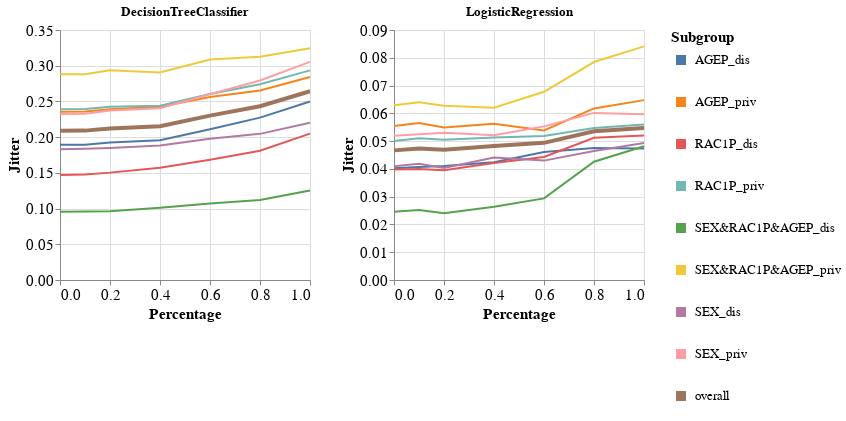

Write notebook code for a chart like this one.
### Markdown cell above
### Specific subgroup metric per dataset and multiple models

### Code cell
visualizer.create_subgroups_grid_pct_lines_per_model_plot(subgroup_metric='Jitter',
                                                          target_preprocessing_technique=PREPROCESSING_TECHNIQUES[0],
                                                          model_names=MODEL_NAMES)

### Figure 1 — Vega-Lite specification as saved in the notebook (floating-point values rounded to 4 significant figures)
{"config": {"view": {"continuousWidth": 400, "continuousHeight": 300}, "axis": {"labelFontSize": 15, "titleFontSize": 15}, "legend": {"labelFontSize": 13, "symbolStrokeWidth": 10, "titleFontSize": 15}}, "vconcat": [{"hconcat": [{"mark": "line", "encoding": {"color": {"field": "Subgroup", "type": "nominal"}, "strokeWidth": {"condition": {"value": 4, "test": "datum.Subgroup == 'overall'"}, "value": 2}, "x": {"field": "Percentage", "type": "quantitative"}, "y": {"field": "Metric_Value", "title": "Jitter", "type": "quantitative"}}, "height": 250, "title": "DecisionTreeClassifier", "width": 250}, {"data": {"name": "data-294bb62549bdb26bece0650068f1dc5c"}, "mark": "line", "encoding": {"color": {"field": "Subgroup", "type": "nominal"}, "strokeWidth": {"condition": {"value": 4, "test": "datum.Subgroup == 'overall'"}, "value": 2}, "x": {"field": "Percentage", "type": "quantitative"}, "y": {"field": "Metric_Value", "title": "Jitter", "type": "quantitative"}}, "height": 250, "title": "LogisticRegression", "width": 250}]}], "data": {"name": "data-4effc9e5ae4e572a6af02fc28ef1c7d9"}, "$schema": "https://vega.github.io/schema/vega-lite/v4.17.0.json", "datasets": {"data-4effc9e5ae4e572a6af02fc28ef1c7d9": [{"Model_Name": "DecisionTreeClassifier", "Test_Set_Index": 0.0, "Metric": "Jitter", "Subgroup": "AGEP_dis", "Num_Estimators": 10.0, "Metric_Value": 0.1893, "Percentage": 0.0}, {"Model_Name": "DecisionTreeClassifier", "Test_Set_Index": 0.0, "Metric": "Jitter", "Subgroup": "AGEP_priv", "Num_Estimators": 10.0, "Metric_Value": 0.2356, "Percentage": 0.0}, {"Model_Name": "DecisionTreeClassifier", "Test_Set_Index": 0.0, "Metric": "Jitter", "Subgroup": "RAC1P_dis", "Num_Estimators": 10.0, "Metric_Value": 0.1471, "Percentage": 0.0}, {"Model_Name": "DecisionTreeClassifier", "Test_Set_Index": 0.0, "Metric": "Jitter", "Subgroup": "RAC1P_priv", "Num_Estimators": 10.0, "Metric_Value": 0.2391, "Percentage": 0.0}, {"Model_Name": "DecisionTreeClassifier", "Test_Set_Index": 0.0, "Metric": "Jitter", "Subgroup": "SEX&RAC1P&AGEP_dis", "Num_Estimators": 10.0, "Metric_Value": 0.0956, "Percentage": 0.0}, {"Model_Name": "DecisionTreeClassifier", "Test_Set_Index": 0.0, "Metric": "Jitter", "Subgroup": "SEX&RAC1P&AGEP_priv", "Num_Estimators": 10.0, "Metric_Value": 0.2881, "Percentage": 0.0}, {"Model_Name": "DecisionTreeClassifier", "Test_Set_Index": 0.0, "Metric": "Jitter", "Subgroup": "SEX_dis", "Num_Estimators": 10.0, "Metric_Value": 0.1832, "Percentage": 0.0}, {"Model_Name": "DecisionTreeClassifier", "Test_Set_Index": 0.0, "Metric": "Jitter", "Subgroup": "SEX_priv", "Num_Estimators": 10.0, "Metric_Value": 0.2325, "Percentage": 0.0}, {"Model_Name": "DecisionTreeClassifier", "Test_Set_Index": 0.0, "Metric": "Jitter", "Subgroup": "overall", "Num_Estimators": 10.0, "Metric_Value": 0.2088, "Percentage": 0.0}, {"Model_Name": "DecisionTreeClassifier", "Test_Set_Index": 1.0, "Metric": "Jitter", "Subgroup": "AGEP_dis", "Num_Estimators": 10.0, "Metric_Value": 0.1895, "Percentage": 0.1}, {"Model_Name": "DecisionTreeClassifier", "Test_Set_Index": 1.0, "Metric": "Jitter", "Subgroup": "AGEP_priv", "Num_Estimators": 10.0, "Metric_Value": 0.2361, "Percentage": 0.1}, {"Model_Name": "DecisionTreeClassifier", "Test_Set_Index": 1.0, "Metric": "Jitter", "Subgroup": "RAC1P_dis", "Num_Estimators": 10.0, "Metric_Value": 0.1478, "Percentage": 0.1}, {"Model_Name": "DecisionTreeClassifier", "Test_Set_Index": 1.0, "Metric": "Jitter", "Subgroup": "RAC1P_priv", "Num_Estimators": 10.0, "Metric_Value": 0.2393, "Percentage": 0.1}, {"Model_Name": "DecisionTreeClassifier", "Test_Set_Index": 1.0, "Metric": "Jitter", "Subgroup": "SEX&RAC1P&AGEP_dis", "Num_Estimators": 10.0, "Metric_Value": 0.09594, "Percentage": 0.1}, {"Model_Name": "DecisionTreeClassifier", "Test_Set_Index": 1.0, "Metric": "Jitter", "Subgroup": "SEX&RAC1P&AGEP_priv", "Num_Estimators": 10.0, "Metric_Value": 0.2881, "Percentage": 0.1}, {"Model_Name": "DecisionTreeClassifier", "Test_Set_Index": 1.0, "Metric": "Jitter", "Subgroup": "SEX_dis", "Num_Estimators": 10.0, "Metric_Value": 0.1838, "Percentage": 0.1}, {"Model_Name": "DecisionTreeClassifier", "Test_Set_Index": 1.0, "Metric": "Jitter", "Subgroup": "SEX_priv", "Num_Estimators": 10.0, "Metric_Value": 0.2326, "Percentage": 0.1}, {"Model_Name": "DecisionTreeClassifier", "Test_Set_Index": 1.0, "Metric": "Jitter", "Subgroup": "overall", "Num_Estimators": 10.0, "Metric_Value": 0.2091, "Percentage": 0.1}, {"Model_Name": "DecisionTreeClassifier", "Test_Set_Index": 2.0, "Metric": "Jitter", "Subgroup": "AGEP_dis", "Num_Estimators": 10.0, "Metric_Value": 0.1924, "Percentage": 0.2}, {"Model_Name": "DecisionTreeClassifier", "Test_Set_Index": 2.0, "Metric": "Jitter", "Subgroup": "AGEP_priv", "Num_Estimators": 10.0, "Metric_Value": 0.239, "Percentage": 0.2}, {"Model_Name": "DecisionTreeClassifier", "Test_Set_Index": 2.0, "Metric": "Jitter", "Subgroup": "RAC1P_dis", "Num_Estimators": 10.0, "Metric_Value": 0.1503, "Percentage": 0.2}, {"Model_Name": "DecisionTreeClassifier", "Test_Set_Index": 2.0, "Metric": "Jitter", "Subgroup": "RAC1P_priv", "Num_Estimators": 10.0, "Metric_Value": 0.2424, "Percentage": 0.2}, {"Model_Name": "DecisionTreeClassifier", "Test_Set_Index": 2.0, "Metric": "Jitter", "Subgroup": "SEX&RAC1P&AGEP_dis", "Num_Estimators": 10.0, "Metric_Value": 0.09627, "Percentage": 0.2}, {"Model_Name": "DecisionTreeClassifier", "Test_Set_Index": 2.0, "Metric": "Jitter", "Subgroup": "SEX&RAC1P&AGEP_priv", "Num_Estimators": 10.0, "Metric_Value": 0.2935, "Percentage": 0.2}, {"Model_Name": "DecisionTreeClassifier", "Test_Set_Index": 2.0, "Metric": "Jitter", "Subgroup": "SEX_dis", "Num_Estimators": 10.0, "Metric_Value": 0.1848, "Percentage": 0.2}, {"Model_Name": "DecisionTreeClassifier", "Test_Set_Index": 2.0, "Metric": "Jitter", "Subgroup": "SEX_priv", "Num_Estimators": 10.0, "Metric_Value": 0.2374, "Percentage": 0.2}, {"Model_Name": "DecisionTreeClassifier", "Test_Set_Index": 2.0, "Metric": "Jitter", "Subgroup": "overall", "Num_Estimators": 10.0, "Metric_Value": 0.2121, "Percentage": 0.2}, {"Model_Name": "DecisionTreeClassifier", "Test_Set_Index": 3.0, "Metric": "Jitter", "Subgroup": "AGEP_dis", "Num_Estimators": 10.0, "Metric_Value": 0.1955, "Percentage": 0.4}, {"Model_Name": "DecisionTreeClassifier", "Test_Set_Index": 3.0, "Metric": "Jitter", "Subgroup": "AGEP_priv", "Num_Estimators": 10.0, "Metric_Value": 0.2425, "Percentage": 0.4}, {"Model_Name": "DecisionTreeClassifier", "Test_Set_Index": 3.0, "Metric": "Jitter", "Subgroup": "RAC1P_dis", "Num_Estimators": 10.0, "Metric_Value": 0.1573, "Percentage": 0.4}, {"Model_Name": "DecisionTreeClassifier", "Test_Set_Index": 3.0, "Metric": "Jitter", "Subgroup": "RAC1P_priv", "Num_Estimators": 10.0, "Metric_Value": 0.2439, "Percentage": 0.4}, {"Model_Name": "DecisionTreeClassifier", "Test_Set_Index": 3.0, "Metric": "Jitter", "Subgroup": "SEX&RAC1P&AGEP_dis", "Num_Estimators": 10.0, "Metric_Value": 0.1013, "Percentage": 0.4}, {"Model_Name": "DecisionTreeClassifier", "Test_Set_Index": 3.0, "Metric": "Jitter", "Subgroup": "SEX&RAC1P&AGEP_priv", "Num_Estimators": 10.0, "Metric_Value": 0.2904, "Percentage": 0.4}, {"Model_Name": "DecisionTreeClassifier", "Test_Set_Index": 3.0, "Metric": "Jitter", "Subgroup": "SEX_dis", "Num_Estimators": 10.0, "Metric_Value": 0.1882, "Percentage": 0.4}, {"Model_Name": "DecisionTreeClassifier", "Test_Set_Index": 3.0, "Metric": "Jitter", "Subgroup": "SEX_priv", "Num_Estimators": 10.0, "Metric_Value": 0.2405, "Percentage": 0.4}, {"Model_Name": "DecisionTreeClassifier", "Test_Set_Index": 3.0, "Metric": "Jitter", "Subgroup": "overall", "Num_Estimators": 10.0, "Metric_Value": 0.2153, "Percentage": 0.4}, {"Model_Name": "DecisionTreeClassifier", "Test_Set_Index": 4.0, "Metric": "Jitter", "Subgroup": "AGEP_dis", "Num_Estimators": 10.0, "Metric_Value": 0.2111, "Percentage": 0.6}, {"Model_Name": "DecisionTreeClassifier", "Test_Set_Index": 4.0, "Metric": "Jitter", "Subgroup": "AGEP_priv", "Num_Estimators": 10.0, "Metric_Value": 0.2561, "Percentage": 0.6}, {"Model_Name": "DecisionTreeClassifier", "Test_Set_Index": 4.0, "Metric": "Jitter", "Subgroup": "RAC1P_dis", "Num_Estimators": 10.0, "Metric_Value": 0.1685, "Percentage": 0.6}, {"Model_Name": "DecisionTreeClassifier", "Test_Set_Index": 4.0, "Metric": "Jitter", "Subgroup": "RAC1P_priv", "Num_Estimators": 10.0, "Metric_Value": 0.2603, "Percentage": 0.6}, {"Model_Name": "DecisionTreeClassifier", "Test_Set_Index": 4.0, "Metric": "Jitter", "Subgroup": "SEX&RAC1P&AGEP_dis", "Num_Estimators": 10.0, "Metric_Value": 0.1072, "Percentage": 0.6}, {"Model_Name": "DecisionTreeClassifier", "Test_Set_Index": 4.0, "Metric": "Jitter", "Subgroup": "SEX&RAC1P&AGEP_priv", "Num_Estimators": 10.0, "Metric_Value": 0.3087, "Percentage": 0.6}, {"Model_Name": "DecisionTreeClassifier", "Test_Set_Index": 4.0, "Metric": "Jitter", "Subgroup": "SEX_dis", "Num_Estimators": 10.0, "Metric_Value": 0.1978, "Percentage": 0.6}, {"Model_Name": "DecisionTreeClassifier", "Test_Set_Index": 4.0, "Metric": "Jitter", "Subgroup": "SEX_priv", "Num_Estimators": 10.0, "Metric_Value": 0.26, "Percentage": 0.6}, {"Model_Name": "DecisionTreeClassifier", "Test_Set_Index": 4.0, "Metric": "Jitter", "Subgroup": "overall", "Num_Estimators": 10.0, "Metric_Value": 0.2301, "Percentage": 0.6}, {"Model_Name": "DecisionTreeClassifier", "Test_Set_Index": 5.0, "Metric": "Jitter", "Subgroup": "AGEP_dis", "Num_Estimators": 10.0, "Metric_Value": 0.2273, "Percentage": 0.8}, {"Model_Name": "DecisionTreeClassifier", "Test_Set_Index": 5.0, "Metric": "Jitter", "Subgroup": "AGEP_priv", "Num_Estimators": 10.0, "Metric_Value": 0.2653, "Percentage": 0.8}, {"Model_Name": "DecisionTreeClassifier", "Test_Set_Index": 5.0, "Metric": "Jitter", "Subgroup": "RAC1P_dis", "Num_Estimators": 10.0, "Metric_Value": 0.181, "Percentage": 0.8}, {"Model_Name": "DecisionTreeClassifier", "Test_Set_Index": 5.0, "Metric": "Jitter", "Subgroup": "RAC1P_priv", "Num_Estimators": 10.0, "Metric_Value": 0.274, "Percentage": 0.8}, {"Model_Name": "DecisionTreeClassifier", "Test_Set_Index": 5.0, "Metric": "Jitter", "Subgroup": "SEX&RAC1P&AGEP_dis", "Num_Estimators": 10.0, "Metric_Value": 0.1119, "Percentage": 0.8}, {"Model_Name": "DecisionTreeClassifier", "Test_Set_Index": 5.0, "Metric": "Jitter", "Subgroup": "SEX&RAC1P&AGEP_priv", "Num_Estimators": 10.0, "Metric_Value": 0.3127, "Percentage": 0.8}, {"Model_Name": "DecisionTreeClassifier", "Test_Set_Index": 5.0, "Metric": "Jitter", "Subgroup": "SEX_dis", "Num_Estimators": 10.0, "Metric_Value": 0.2046, "Percentage": 0.8}, {"Model_Name": "DecisionTreeClassifier", "Test_Set_Index": 5.0, "Metric": "Jitter", "Subgroup": "SEX_priv", "Num_Estimators": 10.0, "Metric_Value": 0.2793, "Percentage": 0.8}, {"Model_Name": "DecisionTreeClassifier", "Test_Set_Index": 5.0, "Metric": "Jitter", "Subgroup": "overall", "Num_Estimators": 10.0, "Metric_Value": 0.2433, "Percentage": 0.8}, {"Model_Name": "DecisionTreeClassifier", "Test_Set_Index": 6.0, "Metric": "Jitter", "Subgroup": "AGEP_dis", "Num_Estimators": 10.0, "Metric_Value": 0.2498, "Percentage": 1.0}, {"Model_Name": "DecisionTreeClassifier", "Test_Set_Index": 6.0, "Metric": "Jitter", "Subgroup": "AGEP_priv", "Num_Estimators": 10.0, "Metric_Value": 0.2841, "Percentage": 1.0}, {"Model_Name": "DecisionTreeClassifier", "Test_Set_Index": 6.0, "Metric": "Jitter", "Subgroup": "RAC1P_dis", "Num_Estimators": 10.0, "Metric_Value": 0.2049, "Percentage": 1.0}, {"Model_Name": "DecisionTreeClassifier", "Test_Set_Index": 6.0, "Metric": "Jitter", "Subgroup": "RAC1P_priv", "Num_Estimators": 10.0, "Metric_Value": 0.2935, "Percentage": 1.0}, {"Model_Name": "DecisionTreeClassifier", "Test_Set_Index": 6.0, "Metric": "Jitter", "Subgroup": "SEX&RAC1P&AGEP_dis", "Num_Estimators": 10.0, "Metric_Value": 0.1252, "Percentage": 1.0}, {"Model_Name": "DecisionTreeClassifier", "Test_Set_Index": 6.0, "Metric": "Jitter", "Subgroup": "SEX&RAC1P&AGEP_priv", "Num_Estimators": 10.0, "Metric_Value": 0.3244, "Percentage": 1.0}, {"Model_Name": "DecisionTreeClassifier", "Test_Set_Index": 6.0, "Metric": "Jitter", "Subgroup": "SEX_dis", "Num_Estimators": 10.0, "Metric_Value": 0.22, "Percentage": 1.0}, {"Model_Name": "DecisionTreeClassifier", "Test_Set_Index": 6.0, "Metric": "Jitter", "Subgroup": "SEX_priv", "Num_Estimators": 10.0, "Metric_Value": 0.3053, "Percentage": 1.0}, {"Model_Name": "DecisionTreeClassifier", "Test_Set_Index": 6.0, "Metric": "Jitter", "Subgroup": "overall", "Num_Estimators": 10.0, "Metric_Value": 0.2643, "Percentage": 1.0}], "data-294bb62549bdb26bece0650068f1dc5c": [{"Model_Name": "LogisticRegression", "Test_Set_Index": 0.0, "Metric": "Jitter", "Subgroup": "AGEP_dis", "Num_Estimators": 10.0, "Metric_Value": 0.04027, "Percentage": 0.0}, {"Model_Name": "LogisticRegression", "Test_Set_Index": 0.0, "Metric": "Jitter", "Subgroup": "AGEP_priv", "Num_Estimators": 10.0, "Metric_Value": 0.05544, "Percentage": 0.0}, {"Model_Name": "LogisticRegression", "Test_Set_Index": 0.0, "Metric": "Jitter", "Subgroup": "RAC1P_dis", "Num_Estimators": 10.0, "Metric_Value": 0.03977, "Percentage": 0.0}, {"Model_Name": "LogisticRegression", "Test_Set_Index": 0.0, "Metric": "Jitter", "Subgroup": "RAC1P_priv", "Num_Estimators": 10.0, "Metric_Value": 0.05006, "Percentage": 0.0}, {"Model_Name": "LogisticRegression", "Test_Set_Index": 0.0, "Metric": "Jitter", "Subgroup": "SEX&RAC1P&AGEP_dis", "Num_Estimators": 10.0, "Metric_Value": 0.02456, "Percentage": 0.0}, {"Model_Name": "LogisticRegression", "Test_Set_Index": 0.0, "Metric": "Jitter", "Subgroup": "SEX&RAC1P&AGEP_priv", "Num_Estimators": 10.0, "Metric_Value": 0.06294, "Percentage": 0.0}, {"Model_Name": "LogisticRegression", "Test_Set_Index": 0.0, "Metric": "Jitter", "Subgroup": "SEX_dis", "Num_Estimators": 10.0, "Metric_Value": 0.04097, "Percentage": 0.0}, {"Model_Name": "LogisticRegression", "Test_Set_Index": 0.0, "Metric": "Jitter", "Subgroup": "SEX_priv", "Num_Estimators": 10.0, "Metric_Value": 0.05195, "Percentage": 0.0}, {"Model_Name": "LogisticRegression", "Test_Set_Index": 0.0, "Metric": "Jitter", "Subgroup": "overall", "Num_Estimators": 10.0, "Metric_Value": 0.04667, "Percentage": 0.0}, {"Model_Name": "LogisticRegression", "Test_Set_Index": 1.0, "Metric": "Jitter", "Subgroup": "AGEP_dis", "Num_Estimators": 10.0, "Metric_Value": 0.04068, "Percentage": 0.1}, {"Model_Name": "LogisticRegression", "Test_Set_Index": 1.0, "Metric": "Jitter", "Subgroup": "AGEP_priv", "Num_Estimators": 10.0, "Metric_Value": 0.05652, "Percentage": 0.1}, {"Model_Name": "LogisticRegression", "Test_Set_Index": 1.0, "Metric": "Jitter", "Subgroup": "RAC1P_dis", "Num_Estimators": 10.0, "Metric_Value": 0.03995, "Percentage": 0.1}, {"Model_Name": "LogisticRegression", "Test_Set_Index": 1.0, "Metric": "Jitter", "Subgroup": "RAC1P_priv", "Num_Estimators": 10.0, "Metric_Value": 0.05099, "Percentage": 0.1}, {"Model_Name": "LogisticRegression", "Test_Set_Index": 1.0, "Metric": "Jitter", "Subgroup": "SEX&RAC1P&AGEP_dis", "Num_Estimators": 10.0, "Metric_Value": 0.02521, "Percentage": 0.1}, {"Model_Name": "LogisticRegression", "Test_Set_Index": 1.0, "Metric": "Jitter", "Subgroup": "SEX&RAC1P&AGEP_priv", "Num_Estimators": 10.0, "Metric_Value": 0.06399, "Percentage": 0.1}, {"Model_Name": "LogisticRegression", "Test_Set_Index": 1.0, "Metric": "Jitter", "Subgroup": "SEX_dis", "Num_Estimators": 10.0, "Metric_Value": 0.04181, "Percentage": 0.1}, {"Model_Name": "LogisticRegression", "Test_Set_Index": 1.0, "Metric": "Jitter", "Subgroup": "SEX_priv", "Num_Estimators": 10.0, "Metric_Value": 0.0525, "Percentage": 0.1}, {"Model_Name": "LogisticRegression", "Test_Set_Index": 1.0, "Metric": "Jitter", "Subgroup": "overall", "Num_Estimators": 10.0, "Metric_Value": 0.04736, "Percentage": 0.1}, {"Model_Name": "LogisticRegression", "Test_Set_Index": 2.0, "Metric": "Jitter", "Subgroup": "AGEP_dis", "Num_Estimators": 10.0, "Metric_Value": 0.04108, "Percentage": 0.2}, {"Model_Name": "LogisticRegression", "Test_Set_Index": 2.0, "Metric": "Jitter", "Subgroup": "AGEP_priv", "Num_Estimators": 10.0, "Metric_Value": 0.05489, "Percentage": 0.2}, {"Model_Name": "LogisticRegression", "Test_Set_Index": 2.0, "Metric": "Jitter", "Subgroup": "RAC1P_dis", "Num_Estimators": 10.0, "Metric_Value": 0.03952, "Percentage": 0.2}, {"Model_Name": "LogisticRegression", "Test_Set_Index": 2.0, "Metric": "Jitter", "Subgroup": "RAC1P_priv", "Num_Estimators": 10.0, "Metric_Value": 0.05053, "Percentage": 0.2}, {"Model_Name": "LogisticRegression", "Test_Set_Index": 2.0, "Metric": "Jitter", "Subgroup": "SEX&RAC1P&AGEP_dis", "Num_Estimators": 10.0, "Metric_Value": 0.02406, "Percentage": 0.2}, {"Model_Name": "LogisticRegression", "Test_Set_Index": 2.0, "Metric": "Jitter", "Subgroup": "SEX&RAC1P&AGEP_priv", "Num_Estimators": 10.0, "Metric_Value": 0.06275, "Percentage": 0.2}, {"Model_Name": "LogisticRegression", "Test_Set_Index": 2.0, "Metric": "Jitter", "Subgroup": "SEX_dis", "Num_Estimators": 10.0, "Metric_Value": 0.04031, "Percentage": 0.2}, {"Model_Name": "LogisticRegression", "Test_Set_Index": 2.0, "Metric": "Jitter", "Subgroup": "SEX_priv", "Num_Estimators": 10.0, "Metric_Value": 0.05301, "Percentage": 0.2}, {"Model_Name": "LogisticRegression", "Test_Set_Index": 2.0, "Metric": "Jitter", "Subgroup": "overall", "Num_Estimators": 10.0, "Metric_Value": 0.0469, "Percentage": 0.2}, {"Model_Name": "LogisticRegression", "Test_Set_Index": 3.0, "Metric": "Jitter", "Subgroup": "AGEP_dis", "Num_Estimators": 10.0, "Metric_Value": 0.04242, "Percentage": 0.4}, {"Model_Name": "LogisticRegression", "Test_Set_Index": 3.0, "Metric": "Jitter", "Subgroup": "AGEP_priv", "Num_Estimators": 10.0, "Metric_Value": 0.05628, "Percentage": 0.4}, {"Model_Name": "LogisticRegression", "Test_Set_Index": 3.0, "Metric": "Jitter", "Subgroup": "RAC1P_dis", "Num_Estimators": 10.0, "Metric_Value": 0.04213, "Percentage": 0.4}, {"Model_Name": "LogisticRegression", "Test_Set_Index": 3.0, "Metric": "Jitter", "Subgroup": "RAC1P_priv", "Num_Estimators": 10.0, "Metric_Value": 0.05128, "Percentage": 0.4}, {"Model_Name": "LogisticRegression", "Test_Set_Index": 3.0, "Metric": "Jitter", "Subgroup": "SEX&RAC1P&AGEP_dis", "Num_Estimators": 10.0, "Metric_Value": 0.02638, "Percentage": 0.4}, {"Model_Name": "LogisticRegression", "Test_Set_Index": 3.0, "Metric": "Jitter", "Subgroup": "SEX&RAC1P&AGEP_priv", "Num_Estimators": 10.0, "Metric_Value": 0.06201, "Percentage": 0.4}, {"Model_Name": "LogisticRegression", "Test_Set_Index": 3.0, "Metric": "Jitter", "Subgroup": "SEX_dis", "Num_Estimators": 10.0, "Metric_Value": 0.04408, "Percentage": 0.4}, {"Model_Name": "LogisticRegression", "Test_Set_Index": 3.0, "Metric": "Jitter", "Subgroup": "SEX_priv", "Num_Estimators": 10.0, "Metric_Value": 0.05214, "Percentage": 0.4}, {"Model_Name": "LogisticRegression", "Test_Set_Index": 3.0, "Metric": "Jitter", "Subgroup": "overall", "Num_Estimators": 10.0, "Metric_Value": 0.04826, "Percentage": 0.4}, {"Model_Name": "LogisticRegression", "Test_Set_Index": 4.0, "Metric": "Jitter", "Subgroup": "AGEP_dis", "Num_Estimators": 10.0, "Metric_Value": 0.04611, "Percentage": 0.6}, {"Model_Name": "LogisticRegression", "Test_Set_Index": 4.0, "Metric": "Jitter", "Subgroup": "AGEP_priv", "Num_Estimators": 10.0, "Metric_Value": 0.05386, "Percentage": 0.6}, {"Model_Name": "LogisticRegression", "Test_Set_Index": 4.0, "Metric": "Jitter", "Subgroup": "RAC1P_dis", "Num_Estimators": 10.0, "Metric_Value": 0.04428, "Percentage": 0.6}, {"Model_Name": "LogisticRegression", "Test_Set_Index": 4.0, "Metric": "Jitter", "Subgroup": "RAC1P_priv", "Num_Estimators": 10.0, "Metric_Value": 0.05188, "Percentage": 0.6}, {"Model_Name": "LogisticRegression", "Test_Set_Index": 4.0, "Metric": "Jitter", "Subgroup": "SEX&RAC1P&AGEP_dis", "Num_Estimators": 10.0, "Metric_Value": 0.02937, "Percentage": 0.6}, {"Model_Name": "LogisticRegression", "Test_Set_Index": 4.0, "Metric": "Jitter", "Subgroup": "SEX&RAC1P&AGEP_priv", "Num_Estimators": 10.0, "Metric_Value": 0.06775, "Percentage": 0.6}, {"Model_Name": "LogisticRegression", "Test_Set_Index": 4.0, "Metric": "Jitter", "Subgroup": "SEX_dis", "Num_Estimators": 10.0, "Metric_Value": 0.04298, "Percentage": 0.6}, {"Model_Name": "LogisticRegression", "Test_Set_Index": 4.0, "Metric": "Jitter", "Subgroup": "SEX_priv", "Num_Estimators": 10.0, "Metric_Value": 0.0553, "Percentage": 0.6}, {"Model_Name": "LogisticRegression", "Test_Set_Index": 4.0, "Metric": "Jitter", "Subgroup": "overall", "Num_Estimators": 10.0, "Metric_Value": 0.04937, "Percentage": 0.6}, {"Model_Name": "LogisticRegression", "Test_Set_Index": 5.0, "Metric": "Jitter", "Subgroup": "AGEP_dis", "Num_Estimators": 10.0, "Metric_Value": 0.04756, "Percentage": 0.8}, {"Model_Name": "LogisticRegression", "Test_Set_Index": 5.0, "Metric": "Jitter", "Subgroup": "AGEP_priv", "Num_Estimators": 10.0, "Metric_Value": 0.06177, "Percentage": 0.8}, {"Model_Name": "LogisticRegression", "Test_Set_Index": 5.0, "Metric": "Jitter", "Subgroup": "RAC1P_dis", "Num_Estimators": 10.0, "Metric_Value": 0.05119, "Percentage": 0.8}, {"Model_Name": "LogisticRegression", "Test_Set_Index": 5.0, "Metric": "Jitter", "Subgroup": "RAC1P_priv", "Num_Estimators": 10.0, "Metric_Value": 0.0547, "Percentage": 0.8}, {"Model_Name": "LogisticRegression", "Test_Set_Index": 5.0, "Metric": "Jitter", "Subgroup": "SEX&RAC1P&AGEP_dis", "Num_Estimators": 10.0, "Metric_Value": 0.04258, "Percentage": 0.8}, {"Model_Name": "LogisticRegression", "Test_Set_Index": 5.0, "Metric": "Jitter", "Subgroup": "SEX&RAC1P&AGEP_priv", "Num_Estimators": 10.0, "Metric_Value": 0.07847, "Percentage": 0.8}, {"Model_Name": "LogisticRegression", "Test_Set_Index": 5.0, "Metric": "Jitter", "Subgroup": "SEX_dis", "Num_Estimators": 10.0, "Metric_Value": 0.04642, "Percentage": 0.8}, {"Model_Name": "LogisticRegression", "Test_Set_Index": 5.0, "Metric": "Jitter", "Subgroup": "SEX_priv", "Num_Estimators": 10.0, "Metric_Value": 0.06016, "Percentage": 0.8}, {"Model_Name": "LogisticRegression", "Test_Set_Index": 5.0, "Metric": "Jitter", "Subgroup": "overall", "Num_Estimators": 10.0, "Metric_Value": 0.05354, "Percentage": 0.8}, {"Model_Name": "LogisticRegression", "Test_Set_Index": 6.0, "Metric": "Jitter", "Subgroup": "AGEP_dis", "Num_Estimators": 10.0, "Metric_Value": 0.04735, "Percentage": 1.0}, {"Model_Name": "LogisticRegression", "Test_Set_Index": 6.0, "Metric": "Jitter", "Subgroup": "AGEP_priv", "Num_Estimators": 10.0, "Metric_Value": 0.06475, "Percentage": 1.0}, {"Model_Name": "LogisticRegression", "Test_Set_Index": 6.0, "Metric": "Jitter", "Subgroup": "RAC1P_dis", "Num_Estimators": 10.0, "Metric_Value": 0.05206, "Percentage": 1.0}, {"Model_Name": "LogisticRegression", "Test_Set_Index": 6.0, "Metric": "Jitter", "Subgroup": "RAC1P_priv", "Num_Estimators": 10.0, "Metric_Value": 0.05597, "Percentage": 1.0}, {"Model_Name": "LogisticRegression", "Test_Set_Index": 6.0, "Metric": "Jitter", "Subgroup": "SEX&RAC1P&AGEP_dis", "Num_Estimators": 10.0, "Metric_Value": 0.04817, "Percentage": 1.0}, {"Model_Name": "LogisticRegression", "Test_Set_Index": 6.0, "Metric": "Jitter", "Subgroup": "SEX&RAC1P&AGEP_priv", "Num_Estimators": 10.0, "Metric_Value": 0.0841, "Percentage": 1.0}, {"Model_Name": "LogisticRegression", "Test_Set_Index": 6.0, "Metric": "Jitter", "Subgroup": "SEX_dis", "Num_Estimators": 10.0, "Metric_Value": 0.04934, "Percentage": 1.0}, {"Model_Name": "LogisticRegression", "Test_Set_Index": 6.0, "Metric": "Jitter", "Subgroup": "SEX_priv", "Num_Estimators": 10.0, "Metric_Value": 0.05963, "Percentage": 1.0}, {"Model_Name": "LogisticRegression", "Test_Set_Index": 6.0, "Metric": "Jitter", "Subgroup": "overall", "Num_Estimators": 10.0, "Metric_Value": 0.05468, "Percentage": 1.0}]}}
